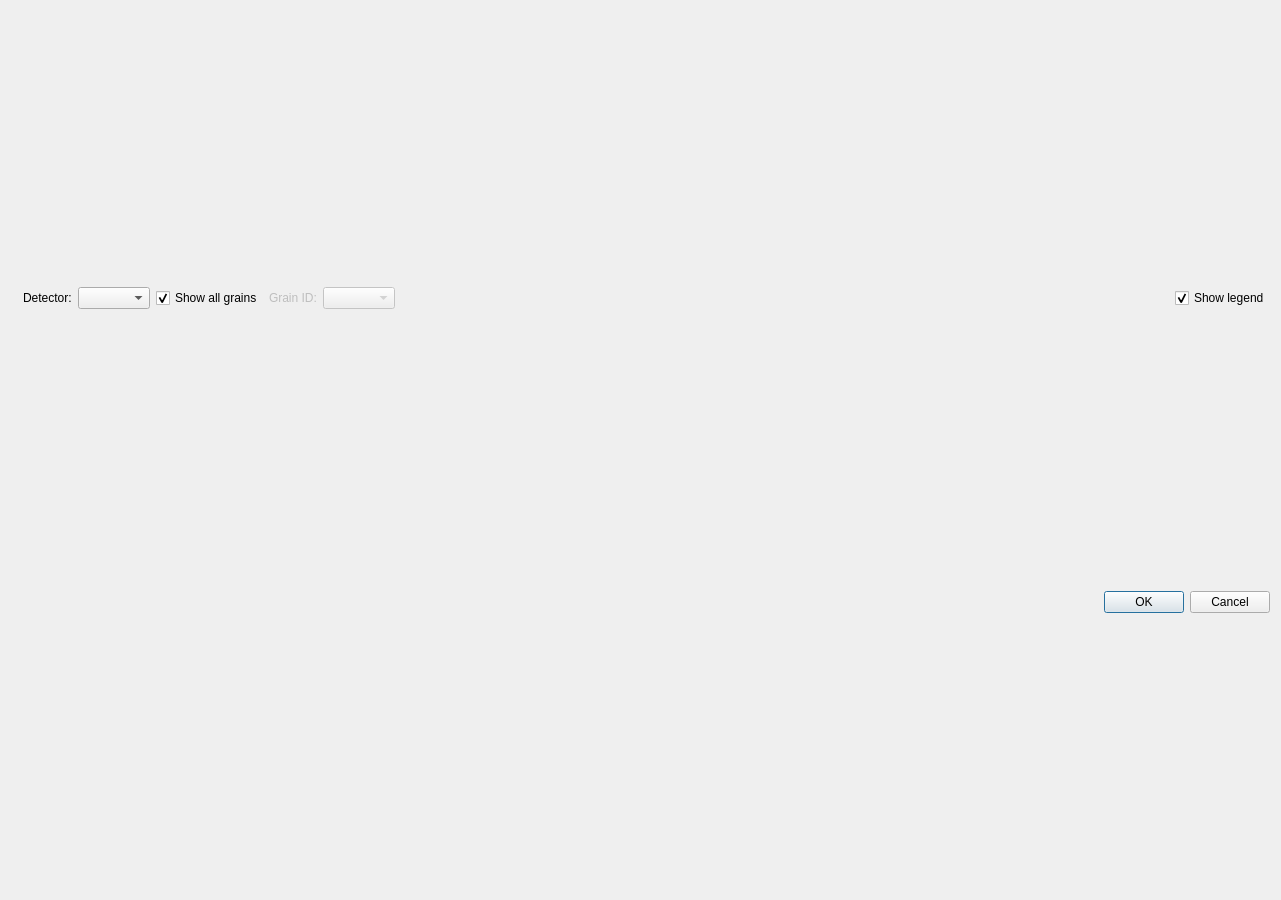
<?xml version="1.0" encoding="UTF-8"?>
<ui version="4.0">
 <class>hedm_calibration_results_dialog</class>
 <widget class="QDialog" name="hedm_calibration_results_dialog">
  <property name="geometry">
   <rect>
    <x>0</x>
    <y>0</y>
    <width>1281</width>
    <height>900</height>
   </rect>
  </property>
  <property name="minimumSize">
   <size>
    <width>0</width>
    <height>600</height>
   </size>
  </property>
  <property name="windowTitle">
   <string>HEDM Calibration Results</string>
  </property>
  <property name="styleSheet">
   <string notr="true"/>
  </property>
  <layout class="QGridLayout" name="gridLayout">
   <item row="1" column="6">
    <widget class="QComboBox" name="grain_id">
     <property name="enabled">
      <bool>false</bool>
     </property>
     <property name="styleSheet">
      <string notr="true">combobox-popup: 0;</string>
     </property>
     <property name="sizeAdjustPolicy">
      <enum>QComboBox::AdjustToContents</enum>
     </property>
    </widget>
   </item>
   <item row="1" column="4">
    <widget class="QCheckBox" name="show_all_grains">
     <property name="enabled">
      <bool>true</bool>
     </property>
     <property name="text">
      <string>Show all grains</string>
     </property>
     <property name="checked">
      <bool>true</bool>
     </property>
    </widget>
   </item>
   <item row="1" column="3">
    <widget class="QComboBox" name="detector">
     <property name="styleSheet">
      <string notr="true">combobox-popup: 0;</string>
     </property>
     <property name="sizeAdjustPolicy">
      <enum>QComboBox::AdjustToContents</enum>
     </property>
    </widget>
   </item>
   <item row="1" column="5">
    <widget class="QLabel" name="grain_id_label">
     <property name="enabled">
      <bool>false</bool>
     </property>
     <property name="text">
      <string>Grain ID:</string>
     </property>
    </widget>
   </item>
   <item row="1" column="2">
    <widget class="QLabel" name="detector_label">
     <property name="text">
      <string>Detector:</string>
     </property>
    </widget>
   </item>
   <item row="1" column="7">
    <spacer name="horizontal_spacer">
     <property name="orientation">
      <enum>Qt::Horizontal</enum>
     </property>
     <property name="sizeHint" stdset="0">
      <size>
       <width>40</width>
       <height>20</height>
      </size>
     </property>
    </spacer>
   </item>
   <item row="2" column="0" colspan="9">
    <layout class="QVBoxLayout" name="canvas_layout"/>
   </item>
   <item row="1" column="8">
    <widget class="QCheckBox" name="show_legend">
     <property name="text">
      <string>Show legend</string>
     </property>
     <property name="checked">
      <bool>true</bool>
     </property>
    </widget>
   </item>
   <item row="3" column="0" colspan="9">
    <widget class="QDialogButtonBox" name="button_box">
     <property name="standardButtons">
      <set>QDialogButtonBox::Cancel|QDialogButtonBox::Ok</set>
     </property>
    </widget>
   </item>
  </layout>
 </widget>
 <tabstops>
  <tabstop>detector</tabstop>
  <tabstop>show_all_grains</tabstop>
  <tabstop>grain_id</tabstop>
  <tabstop>show_legend</tabstop>
 </tabstops>
 <resources/>
 <connections>
  <connection>
   <sender>button_box</sender>
   <signal>accepted()</signal>
   <receiver>hedm_calibration_results_dialog</receiver>
   <slot>accept()</slot>
   <hints>
    <hint type="sourcelabel">
     <x>636</x>
     <y>874</y>
    </hint>
    <hint type="destinationlabel">
     <x>640</x>
     <y>449</y>
    </hint>
   </hints>
  </connection>
  <connection>
   <sender>button_box</sender>
   <signal>rejected()</signal>
   <receiver>hedm_calibration_results_dialog</receiver>
   <slot>reject()</slot>
   <hints>
    <hint type="sourcelabel">
     <x>636</x>
     <y>874</y>
    </hint>
    <hint type="destinationlabel">
     <x>640</x>
     <y>449</y>
    </hint>
   </hints>
  </connection>
 </connections>
</ui>
